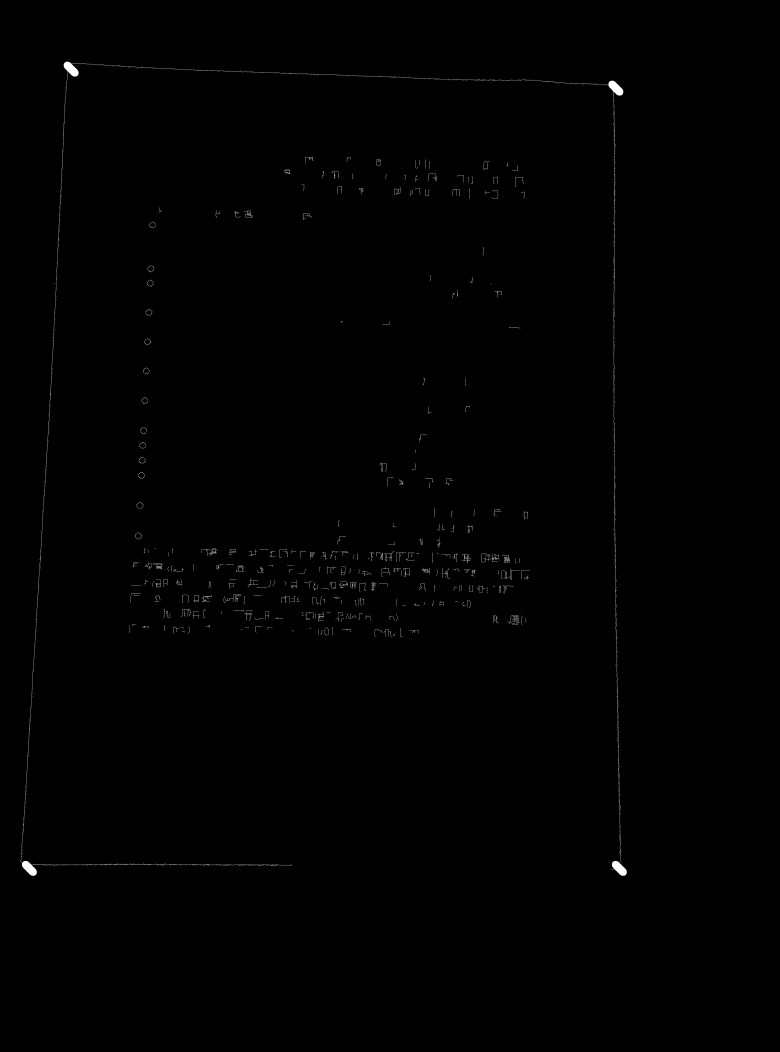
//> input picture FindPoints/a.jpg, 3120 x 4208 px (shown at 1/4 size)
$ ./main   (built with g++ and OpenCV 4)
//> lines starting //> are read from the running program, lines starting //| are printed output that depends on the picture; after the words box and inside, x2 and y2 are one past the last pixel; in counts of white or black regions, pixels touching at a corner belong together
// <Copyright liaoqb>  [Copyright 2015.04.12]

#include <opencv2/opencv.hpp>
#include <opencv2/imgproc/types_c.h>
#include <string>
#include <vector>
#include <iostream>
#include <cmath>
#include <algorithm>

using namespace cv;
using namespace std;

struct PairPoint {
  Point pt1;
  Point pt2;

  PairPoint(Point pt1, Point pt2) : pt1(pt1), pt2(pt2) {}
};

bool filterLines(const vector<PairPoint>& old, vector<PairPoint>& filter) {
  if (old.size() != 0) {
	for (int i = 0; i < old.size(); ++i) {
	  bool isSame = false;
	  for (int j = 0; j < filter.size(); ++j) {
		// cout << old[i].pt1 << ' ' << old[i].pt2 << ' ' << filter[j].pt1 << ' ' << filter[j].pt2 << endl;
		if (sqrt(pow(filter[j].pt1.x - old[i].pt1.x, 2) + pow(filter[j].pt1.y - old[i].pt1.y, 2)) < 300 &&
		  sqrt(pow(filter[j].pt2.x - old[i].pt2.x, 2) + pow(filter[j].pt2.y - old[i].pt2.y, 2)) < 300) {
			filter[j].pt1.x += old[i].pt1.x;
			filter[j].pt1.y += old[i].pt1.y;
			filter[j].pt2.x += old[i].pt2.x;
			filter[j].pt2.y += old[i].pt2.y;

			filter[j].pt1.x /= 2;
			filter[j].pt1.y /= 2;
			filter[j].pt2.x /= 2;
			filter[j].pt2.y /= 2;

			isSame = true;

			break;
		}
	  }

	  if (!isSame) {
		filter.push_back(old[i]);
	  }
	}

	if (filter.size() == 4) {
	  return true;
	} else {
	  vector<PairPoint> vec;

	  for (int i = 0; i < filter.size(); ++i) {
		for (int j = i + 1; j < filter.size(); ++j) {
		  Point p1(filter[i].pt1 - filter[i].pt2);
		  Point p2(filter[j].pt1 - filter[j].pt2);

		  if (abs(abs(p1.x) - abs(p2.x)) < 300 && abs(abs(p1.y) - abs(p2.y)) < 300) {
			vec.push_back(filter[i]);
			vec.push_back(filter[j]);
			break;
		  }
		}
	  }

	  filter.clear();
	  filter.assign(vec.begin(), vec.end());

	  if (filter.size() >= 4) {
		return true;
	  }

	  return false;
	}
  }

  return false;
}

// [129 lines left out: functions filterPoint, interactionPoint, getChangePoints, getChangePicture, sortPoints, not called in this run]

int main(int argc, char* argv[]) {
  for (char i = 'a'; i <= 'p'; ++i) {
	string path = "Dataset/";
	path += i;
	path += ".jpg";

	Mat img = imread(path, 0);
//> img is the input picture: 4208 rows x 3120 cols, CV_8UC1; min 0, max 255, mean 0.8

	Mat gaussian;
	Mat canny;

	GaussianBlur(img, gaussian, Size(15, 15), 7);
	Canny(gaussian, canny, 20, 70);
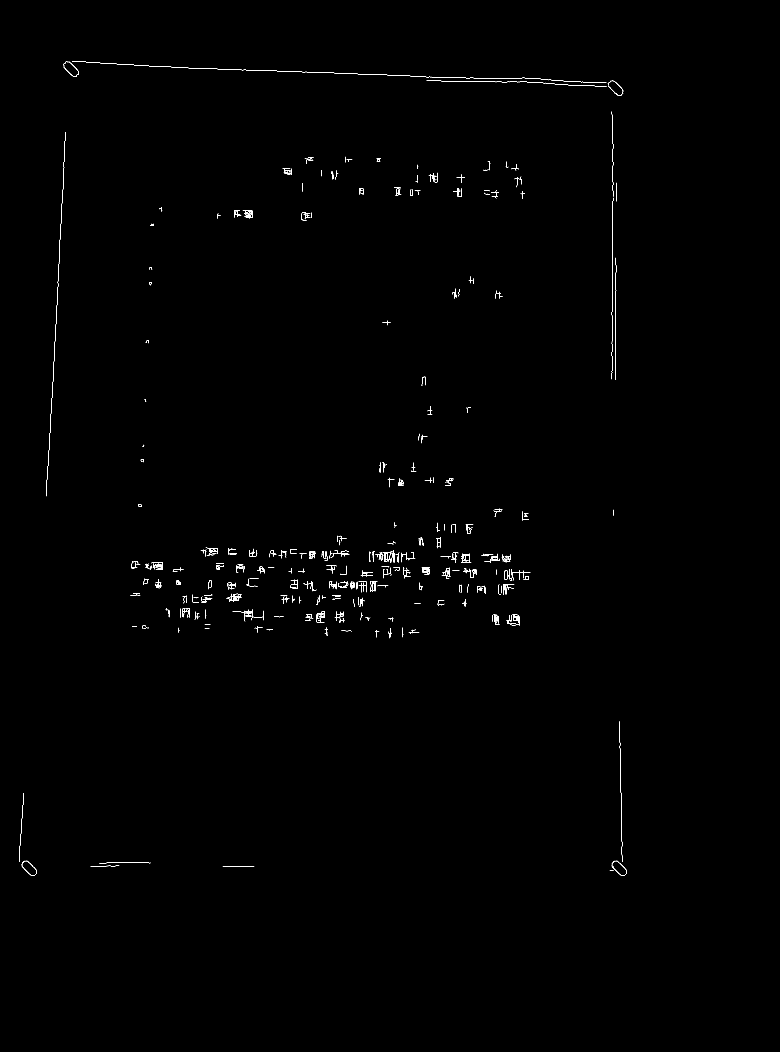
//> canny: 4208 rows x 3120 cols, CV_8UC1 (shown at 1/4 size); 0.21% white in thin lines or dots, all inside (x1, y1, x2, y2) = (76, 245, 2508, 3504)

	vector<Vec2f> lines;
	vector<PairPoint> pairPoints;
	vector<PairPoint> filter;

	HoughLines(canny, lines, 1, CV_PI / 180, 240);
//> lines = 7 lines (rho, theta): [245, 1.61], [290, 0.05], [2448, 0], [-2427, 3.12], [2450, 0], [316, 0.07], [2463, 0]

	for (size_t j = 0; j < lines.size(); ++j) {
	  double rho = lines[j][0];
	  double theta = lines[j][1];
	  Point pt1;
	  Point pt2;

	  if (theta < CV_PI / 4.0 || theta > 3 * CV_PI / 4.0) {
		pt1.x = int(rho / cos(theta));
		pt1.y = 0;
		pt2.x = int((rho - canny.size[0] * sin(theta)) / cos(theta));
		pt2.y = canny.size[0];
	  } else {
		pt1.x = 0;
		pt1.y = int(rho / sin(theta));
		pt2.x = canny.size[1];
		pt2.y = int((rho - canny.size[1] * cos(theta)) / sin(theta));
	  }

	  pairPoints.push_back(PairPoint(pt1, pt2));

	  // line(canny, pt1, pt2, Scalar(255, 0, 0), 3);
	}
//> this loop made 7 passes

	bool check = filterLines(pairPoints, filter);
//> the loop in filterLines, `for (int i = 0; i < old.size(); ++i)` made 7 passes
//> the loop in filterLines, `for (int i = 0; i < filter.size(); ++i)` made 3 passes
//> after the loop in filterLines, `for (int i = 0; i < filter.size(); ++i)`: vec = 2 items
//> in filterLines, `filter.clear();`: filter = 0 items
//> in filterLines, `filter.assign(vec.begin(), vec.end());`: filter = 2 items
//> filter = 2 items; check = false
//> (the run ends here: the program stops with an error, at `GaussianBlur(img, gaussian, Size(15, 15), 7);`)
